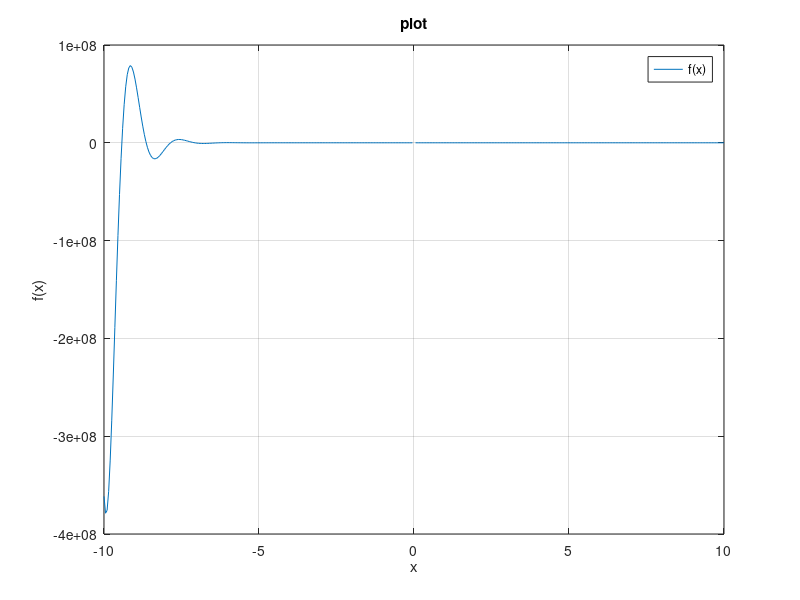

MATLAB code for this plot: (Note: this script raises an error after producing the figure.)
clear

x = (-10 : 0.05: 10);
y = (1./(2*x)).*cos(2*x) + exp(-2*x).* sin(4*x);

fig = figure(1);
plot(x,y);
title('plot');
xlabel('x');
ylabel('f(x)');
legend({'f(x)'});
grid on;
saveas(fig, 'ex0_Figure1_ToomasTahves.png');

x = linspace(0,500);
y = linspace(-100,100);
k = 2 * pi / 100;
fi0 = 25 * k;
l = 2 * pi / 50;

[X,Y] = meshgrid(x,y);
Z = 2 * cos(k * X + fi0) .* cos(l * Y);
v = [-1,0,1];

[M,c] = contourf(X,Y,Z,v);
c.LineColor = 'black';
colorbar;
xlabel('X');
ylabel('Y');

f = gcf;
exportgraphics(f,'ex0_Figure2_ToomasTahves.png','Resolution',300);
